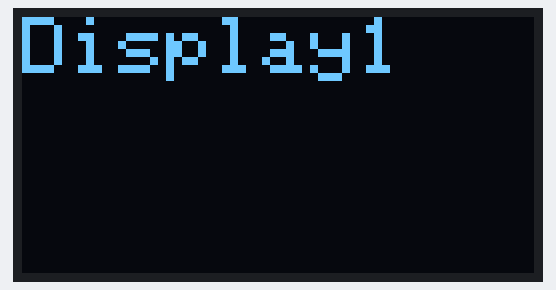
This sketch was run on a simulated ESP32. On the bench: 128×64 one-colour display. The display library's start-up logo is not drawn.

Above: at 2.1 s.

The sketch:

oled.ino
```cpp
// OLED
#include <SPI.h>
#include <Wire.h>
#include <Adafruit_GFX.h>
#include <Adafruit_SSD1306.h>

//Define pins
#define I2C_A_SDA 21 // GPIO8
#define I2C_A_SCL 22 // GPIO9


// OLED parameters
#define SCREEN_WIDTH 128     // OLED display width, in pixels
#define SCREEN_HEIGHT 64     // OLED display height, in pixels
#define OLED_RESET -1        // Reset pin # (or -1 if sharing Arduino reset pin)
#define SCREEN_ADDRESS 0x3C  // Change if required
#define ROTATION 0           // Rotates text on OLED 1=90 degrees, 2=180 degrees

// Define display object
Adafruit_SSD1306 display(SCREEN_WIDTH, SCREEN_HEIGHT, &Wire, OLED_RESET);

void setup() {
  Serial.begin(115200);
  while (!Serial)
    ;
   Wire.begin(I2C_A_SDA, I2C_A_SCL);

  // SSD1306_SWITCHCAPVCC = generate display voltage from 3.3V internally
  if (!display.begin(SSD1306_SWITCHCAPVCC, SCREEN_ADDRESS)) {
    Serial.println(F("Display1 SSD1306 allocation failed"));
    for (;;)
      ;  // Don't proceed, loop forever
  }

// Show splash screen
  display.display();

  delay(2000); // Pause for 2 seconds

  // Display settings
  display.clearDisplay();
  display.setTextSize(2);             // Normal 1:1 pixel scale
  display.setTextColor(WHITE);        // Draw white text
  display.setCursor(0,0);             // Start at top-left corner
  display.setRotation(ROTATION);      // Set screen rotation

  display.print("Display1 ");


  display.display();


}


void loop() {
  // put your main code here, to run repeatedly:

}
```
